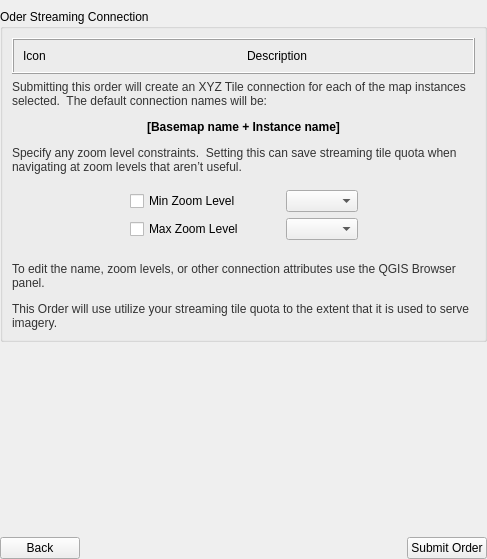
<?xml version="1.0" encoding="UTF-8"?>
<ui version="4.0">
 <class>Form</class>
 <widget class="QWidget" name="Form">
  <property name="geometry">
   <rect>
    <x>0</x>
    <y>0</y>
    <width>487</width>
    <height>559</height>
   </rect>
  </property>
  <property name="windowTitle">
   <string>Form</string>
  </property>
  <layout class="QVBoxLayout" name="verticalLayout_4">
   <property name="leftMargin">
    <number>0</number>
   </property>
   <property name="topMargin">
    <number>0</number>
   </property>
   <property name="rightMargin">
    <number>0</number>
   </property>
   <property name="bottomMargin">
    <number>0</number>
   </property>
   <item>
    <widget class="QStackedWidget" name="stackedWidget">
     <property name="currentIndex">
      <number>5</number>
     </property>
     <widget class="QWidget" name="searchPage">
      <layout class="QVBoxLayout" name="verticalLayout_3">
       <property name="leftMargin">
        <number>0</number>
       </property>
       <property name="topMargin">
        <number>9</number>
       </property>
       <property name="rightMargin">
        <number>0</number>
       </property>
       <property name="bottomMargin">
        <number>0</number>
       </property>
       <item>
        <layout class="QHBoxLayout" name="horizontalLayout">
         <item>
          <widget class="QToolButton" name="btnOneOff">
           <property name="sizePolicy">
            <sizepolicy hsizetype="Fixed" vsizetype="Maximum">
             <horstretch>0</horstretch>
             <verstretch>0</verstretch>
            </sizepolicy>
           </property>
           <property name="styleSheet">
            <string notr="true">QToolButton:disabled{ 
color: rgb(17, 141, 148);
font-weight: bold;
}
</string>
           </property>
           <property name="text">
            <string>One off</string>
           </property>
           <property name="checkable">
            <bool>true</bool>
           </property>
           <property name="autoRaise">
            <bool>true</bool>
           </property>
          </widget>
         </item>
         <item>
          <widget class="QToolButton" name="btnQuaterly">
           <property name="enabled">
            <bool>true</bool>
           </property>
           <property name="sizePolicy">
            <sizepolicy hsizetype="Fixed" vsizetype="Maximum">
             <horstretch>0</horstretch>
             <verstretch>0</verstretch>
            </sizepolicy>
           </property>
           <property name="styleSheet">
            <string notr="true">QToolButton:disabled{ 
color: rgb(17, 141, 148);
font-weight: bold;
}
</string>
           </property>
           <property name="text">
            <string>Quaterly</string>
           </property>
           <property name="checkable">
            <bool>true</bool>
           </property>
           <property name="autoRaise">
            <bool>true</bool>
           </property>
          </widget>
         </item>
         <item>
          <widget class="QToolButton" name="btnMonthly">
           <property name="sizePolicy">
            <sizepolicy hsizetype="Fixed" vsizetype="Maximum">
             <horstretch>0</horstretch>
             <verstretch>0</verstretch>
            </sizepolicy>
           </property>
           <property name="styleSheet">
            <string notr="true">QToolButton:disabled{ 
color: rgb(17, 141, 148);
font-weight: bold;
}
</string>
           </property>
           <property name="text">
            <string>Monthly</string>
           </property>
           <property name="checkable">
            <bool>true</bool>
           </property>
           <property name="autoRaise">
            <bool>true</bool>
           </property>
          </widget>
         </item>
         <item>
          <widget class="QToolButton" name="btnWeekly">
           <property name="sizePolicy">
            <sizepolicy hsizetype="Fixed" vsizetype="Maximum">
             <horstretch>0</horstretch>
             <verstretch>0</verstretch>
            </sizepolicy>
           </property>
           <property name="styleSheet">
            <string notr="true">QToolButton:disabled{ 
color: rgb(17, 141, 148);
font-weight: bold;
}
</string>
           </property>
           <property name="text">
            <string>Weekly</string>
           </property>
           <property name="checkable">
            <bool>true</bool>
           </property>
           <property name="autoRaise">
            <bool>true</bool>
           </property>
          </widget>
         </item>
         <item>
          <widget class="QToolButton" name="btnAll">
           <property name="sizePolicy">
            <sizepolicy hsizetype="Fixed" vsizetype="Maximum">
             <horstretch>0</horstretch>
             <verstretch>0</verstretch>
            </sizepolicy>
           </property>
           <property name="styleSheet">
            <string notr="true">QToolButton:disabled{ 
color: rgb(17, 141, 148);
font-weight: bold;
}
</string>
           </property>
           <property name="text">
            <string>All</string>
           </property>
           <property name="checkable">
            <bool>true</bool>
           </property>
           <property name="autoRaise">
            <bool>true</bool>
           </property>
          </widget>
         </item>
        </layout>
       </item>
       <item>
        <widget class="QgsCollapsibleGroupBox" name="grpBoxFilter">
         <property name="sizePolicy">
          <sizepolicy hsizetype="Preferred" vsizetype="Maximum">
           <horstretch>0</horstretch>
           <verstretch>0</verstretch>
          </sizepolicy>
         </property>
         <property name="title">
          <string>Filters</string>
         </property>
         <layout class="QGridLayout" name="gridLayout">
          <item row="0" column="0">
           <widget class="QLabel" name="label">
            <property name="sizePolicy">
             <sizepolicy hsizetype="Maximum" vsizetype="Preferred">
              <horstretch>0</horstretch>
              <verstretch>0</verstretch>
             </sizepolicy>
            </property>
            <property name="styleSheet">
             <string notr="true">color: rgb(17, 141, 148);</string>
            </property>
            <property name="text">
             <string>&lt;html&gt;&lt;head/&gt;&lt;body&gt;&lt;p&gt;&lt;span style=&quot; font-weight:600;&quot;&gt;Name&lt;/span&gt;&lt;/p&gt;&lt;/body&gt;&lt;/html&gt;</string>
            </property>
           </widget>
          </item>
         </layout>
        </widget>
       </item>
       <item>
        <widget class="QGroupBox" name="groupBox">
         <property name="sizePolicy">
          <sizepolicy hsizetype="Preferred" vsizetype="Expanding">
           <horstretch>0</horstretch>
           <verstretch>0</verstretch>
          </sizepolicy>
         </property>
         <property name="title">
          <string>Results</string>
         </property>
         <layout class="QVBoxLayout" name="verticalLayout_2">
          <item>
           <widget class="QLabel" name="lblCheckInstances">
            <property name="text">
             <string>Check  instances of the selected basemap to Order</string>
            </property>
           </widget>
          </item>
          <item>
           <widget class="QLabel" name="lblSelectAllMosaics">
            <property name="text">
             <string>&lt;html&gt;&lt;head/&gt;&lt;body&gt;&lt;p&gt;Select: &lt;a href=&quot;all&quot;&gt;&lt;span style=&quot; text-decoration: underline; color:#0000ff;&quot;&gt;All   &lt;/span&gt;&lt;/a&gt;&amp;nbsp;&amp;nbsp;&lt;a href=&quot;none&quot;&gt;&lt;span style=&quot; text-decoration: underline; color:#0000ff;&quot;&gt;None&lt;/span&gt;&lt;/a&gt;&lt;/p&gt;&lt;/body&gt;&lt;/html&gt;</string>
            </property>
           </widget>
          </item>
          <item>
           <widget class="QFrame" name="frameResults">
            <property name="sizePolicy">
             <sizepolicy hsizetype="Preferred" vsizetype="Expanding">
              <horstretch>0</horstretch>
              <verstretch>0</verstretch>
             </sizepolicy>
            </property>
            <property name="frameShape">
             <enum>QFrame::Box</enum>
            </property>
            <property name="frameShadow">
             <enum>QFrame::Raised</enum>
            </property>
            <property name="lineWidth">
             <number>1</number>
            </property>
            <layout class="QVBoxLayout" name="verticalLayout">
             <property name="leftMargin">
              <number>0</number>
             </property>
             <property name="topMargin">
              <number>0</number>
             </property>
             <property name="rightMargin">
              <number>0</number>
             </property>
             <property name="bottomMargin">
              <number>0</number>
             </property>
             <item>
              <widget class="QLabel" name="lblSelectBasemapName">
               <property name="styleSheet">
                <string notr="true"/>
               </property>
               <property name="text">
                <string>Select a Basemap name to view.</string>
               </property>
               <property name="alignment">
                <set>Qt::AlignCenter</set>
               </property>
              </widget>
             </item>
            </layout>
           </widget>
          </item>
         </layout>
        </widget>
       </item>
       <item>
        <layout class="QHBoxLayout" name="hLayoutButtons">
         <item>
          <widget class="QPushButton" name="btnExplore">
           <property name="sizePolicy">
            <sizepolicy hsizetype="Preferred" vsizetype="Fixed">
             <horstretch>0</horstretch>
             <verstretch>0</verstretch>
            </sizepolicy>
           </property>
           <property name="text">
            <string> Explore Selected </string>
           </property>
          </widget>
         </item>
         <item>
          <spacer name="horizontalSpacer">
           <property name="orientation">
            <enum>Qt::Horizontal</enum>
           </property>
           <property name="sizeHint" stdset="0">
            <size>
             <width>0</width>
             <height>0</height>
            </size>
           </property>
          </spacer>
         </item>
         <item>
          <widget class="QToolButton" name="btnOrder">
           <property name="text">
            <string>Order (0 items)</string>
           </property>
           <property name="icon">
            <iconset resource="../resources/resources.qrc">
             <normaloff>:/plugins/planet_explorer/download.svg</normaloff>:/plugins/planet_explorer/download.svg</iconset>
           </property>
           <property name="iconSize">
            <size>
             <width>18</width>
             <height>18</height>
            </size>
           </property>
           <property name="toolButtonStyle">
            <enum>Qt::ToolButtonTextBesideIcon</enum>
           </property>
          </widget>
         </item>
        </layout>
       </item>
      </layout>
     </widget>
     <widget class="QWidget" name="orderMethodPage">
      <layout class="QVBoxLayout" name="verticalLayout_7">
       <property name="spacing">
        <number>0</number>
       </property>
       <property name="leftMargin">
        <number>0</number>
       </property>
       <property name="topMargin">
        <number>9</number>
       </property>
       <property name="rightMargin">
        <number>0</number>
       </property>
       <property name="bottomMargin">
        <number>0</number>
       </property>
       <item>
        <widget class="QGroupBox" name="groupBox_2">
         <property name="title">
          <string>Order</string>
         </property>
         <layout class="QVBoxLayout" name="verticalLayout_6">
          <property name="spacing">
           <number>20</number>
          </property>
          <item>
           <widget class="QLabel" name="label_3">
            <property name="text">
             <string>Select the type of Order method</string>
            </property>
           </widget>
          </item>
          <item>
           <layout class="QVBoxLayout" name="verticalLayout_5">
            <property name="leftMargin">
             <number>20</number>
            </property>
            <item>
             <widget class="QRadioButton" name="radioDownloadComplete">
              <property name="text">
               <string>Download Complete basemap(s)</string>
              </property>
             </widget>
            </item>
            <item>
             <widget class="QRadioButton" name="radioDownloadAOI">
              <property name="text">
               <string>Download Specific AOI from basemap(s)
(UDM Quads)</string>
              </property>
             </widget>
            </item>
            <item>
             <widget class="QRadioButton" name="radioStreaming">
              <property name="text">
               <string>Create Streaming Connection(s)</string>
              </property>
             </widget>
            </item>
           </layout>
          </item>
         </layout>
        </widget>
       </item>
       <item>
        <spacer name="verticalSpacer">
         <property name="orientation">
          <enum>Qt::Vertical</enum>
         </property>
         <property name="sizeHint" stdset="0">
          <size>
           <width>20</width>
           <height>370</height>
          </size>
         </property>
        </spacer>
       </item>
       <item>
        <layout class="QHBoxLayout" name="horizontalLayout_2">
         <item>
          <widget class="QPushButton" name="btnBackOrderMethodPage">
           <property name="text">
            <string>Back</string>
           </property>
          </widget>
         </item>
         <item>
          <spacer name="horizontalSpacer_2">
           <property name="orientation">
            <enum>Qt::Horizontal</enum>
           </property>
           <property name="sizeHint" stdset="0">
            <size>
             <width>40</width>
             <height>20</height>
            </size>
           </property>
          </spacer>
         </item>
         <item>
          <widget class="QPushButton" name="btnNextOrderMethodPage">
           <property name="text">
            <string>Next</string>
           </property>
          </widget>
         </item>
        </layout>
       </item>
      </layout>
     </widget>
     <widget class="QWidget" name="orderNamePage">
      <layout class="QVBoxLayout" name="verticalLayout_8">
       <property name="leftMargin">
        <number>0</number>
       </property>
       <property name="rightMargin">
        <number>0</number>
       </property>
       <property name="bottomMargin">
        <number>0</number>
       </property>
       <item>
        <widget class="QGroupBox" name="grpBoxNamePage">
         <property name="title">
          <string>Order Complete Basemap</string>
         </property>
         <layout class="QGridLayout" name="gridLayout_2">
          <item row="0" column="0">
           <widget class="QLabel" name="label_5">
            <property name="text">
             <string>Order name</string>
            </property>
           </widget>
          </item>
          <item row="1" column="0" colspan="3">
           <widget class="QCheckBox" name="chkLoadAsVirtualLayer">
            <property name="text">
             <string>Open as a single virtual layer</string>
            </property>
           </widget>
          </item>
          <item row="3" column="0" colspan="3">
           <widget class="QLabel" name="labelOrderInfo">
            <property name="text">
             <string>This Order will use #### units of your remaining #### quota.</string>
            </property>
           </widget>
          </item>
          <item row="0" column="1" colspan="2">
           <widget class="QLineEdit" name="txtOrderName"/>
          </item>
          <item row="2" column="0" colspan="3">
           <widget class="QFrame" name="frame">
            <property name="frameShape">
             <enum>QFrame::Box</enum>
            </property>
            <property name="frameShadow">
             <enum>QFrame::Raised</enum>
            </property>
            <layout class="QHBoxLayout" name="horizontalLayout_3">
             <item>
              <widget class="QLabel" name="labelOrderIcon">
               <property name="text">
                <string>Icon</string>
               </property>
              </widget>
             </item>
             <item>
              <widget class="QLabel" name="labelOrderDescription">
               <property name="text">
                <string>Description</string>
               </property>
              </widget>
             </item>
            </layout>
           </widget>
          </item>
         </layout>
        </widget>
       </item>
       <item>
        <spacer name="verticalSpacer_2">
         <property name="orientation">
          <enum>Qt::Vertical</enum>
         </property>
         <property name="sizeHint" stdset="0">
          <size>
           <width>20</width>
           <height>340</height>
          </size>
         </property>
        </spacer>
       </item>
       <item>
        <layout class="QHBoxLayout" name="horizontalLayout_4">
         <item>
          <widget class="QPushButton" name="btnBackNamePage">
           <property name="text">
            <string>Back</string>
           </property>
          </widget>
         </item>
         <item>
          <spacer name="horizontalSpacer_3">
           <property name="orientation">
            <enum>Qt::Horizontal</enum>
           </property>
           <property name="sizeHint" stdset="0">
            <size>
             <width>40</width>
             <height>20</height>
            </size>
           </property>
          </spacer>
         </item>
         <item>
          <widget class="QPushButton" name="btnSubmitOrder">
           <property name="text">
            <string>Submit Order</string>
           </property>
          </widget>
         </item>
        </layout>
       </item>
      </layout>
     </widget>
     <widget class="QWidget" name="orderAOIPage">
      <layout class="QVBoxLayout" name="verticalLayout_17">
       <property name="leftMargin">
        <number>0</number>
       </property>
       <property name="rightMargin">
        <number>0</number>
       </property>
       <property name="bottomMargin">
        <number>0</number>
       </property>
       <item>
        <widget class="QGroupBox" name="grpBoxAOI">
         <property name="sizePolicy">
          <sizepolicy hsizetype="Preferred" vsizetype="Maximum">
           <horstretch>0</horstretch>
           <verstretch>0</verstretch>
          </sizepolicy>
         </property>
         <property name="title">
          <string>Order Partial Download</string>
         </property>
         <layout class="QVBoxLayout" name="verticalLayout_9">
          <item>
           <widget class="QLabel" name="label_6">
            <property name="text">
             <string>&lt;html&gt;&lt;head/&gt;&lt;body&gt;&lt;p&gt;&lt;span style=&quot; font-weight:600;&quot;&gt;Specify your Area Of Interest&lt;/span&gt;&lt;/p&gt;&lt;p&gt;Use the AOI tools to select a portion of the basemap to download&lt;/p&gt;&lt;/body&gt;&lt;/html&gt;</string>
            </property>
           </widget>
          </item>
         </layout>
        </widget>
       </item>
       <item>
        <layout class="QHBoxLayout" name="horizontalLayout_6">
         <item>
          <widget class="QLabel" name="labelWarningQuads">
           <property name="styleSheet">
            <string notr="true">color:rgb(255, 0, 0)</string>
           </property>
           <property name="text">
            <string>TextLabel</string>
           </property>
          </widget>
         </item>
         <item>
          <spacer name="horizontalSpacer_5">
           <property name="orientation">
            <enum>Qt::Horizontal</enum>
           </property>
           <property name="sizeHint" stdset="0">
            <size>
             <width>40</width>
             <height>20</height>
            </size>
           </property>
          </spacer>
         </item>
         <item>
          <widget class="QPushButton" name="btnFindQuads">
           <property name="text">
            <string>Find Quads</string>
           </property>
          </widget>
         </item>
        </layout>
       </item>
       <item>
        <spacer name="verticalSpacer_6">
         <property name="orientation">
          <enum>Qt::Vertical</enum>
         </property>
         <property name="sizeHint" stdset="0">
          <size>
           <width>20</width>
           <height>40</height>
          </size>
         </property>
        </spacer>
       </item>
       <item>
        <widget class="QWidget" name="widgetProgressFindQuads" native="true">
         <layout class="QVBoxLayout" name="verticalLayout_10">
          <item>
           <widget class="QLabel" name="labelProgressQuads">
            <property name="text">
             <string>TextLabel</string>
            </property>
           </widget>
          </item>
          <item>
           <widget class="QProgressBar" name="progressBarQuads">
            <property name="value">
             <number>24</number>
            </property>
           </widget>
          </item>
          <item>
           <widget class="QLabel" name="labelProgressInstances">
            <property name="text">
             <string>TextLabel</string>
            </property>
           </widget>
          </item>
          <item>
           <widget class="QProgressBar" name="progressBarInstances">
            <property name="value">
             <number>24</number>
            </property>
           </widget>
          </item>
         </layout>
        </widget>
       </item>
       <item>
        <spacer name="verticalSpacer_3">
         <property name="orientation">
          <enum>Qt::Vertical</enum>
         </property>
         <property name="sizeHint" stdset="0">
          <size>
           <width>20</width>
           <height>400</height>
          </size>
         </property>
        </spacer>
       </item>
       <item>
        <layout class="QHBoxLayout" name="horizontalLayout_5">
         <item>
          <widget class="QPushButton" name="btnBackAOIPage">
           <property name="text">
            <string>Back</string>
           </property>
          </widget>
         </item>
         <item>
          <spacer name="horizontalSpacer_4">
           <property name="orientation">
            <enum>Qt::Horizontal</enum>
           </property>
           <property name="sizeHint" stdset="0">
            <size>
             <width>40</width>
             <height>20</height>
            </size>
           </property>
          </spacer>
         </item>
        </layout>
       </item>
      </layout>
     </widget>
     <widget class="QWidget" name="orderQuadsPage">
      <layout class="QVBoxLayout" name="verticalLayout_11">
       <property name="leftMargin">
        <number>0</number>
       </property>
       <property name="topMargin">
        <number>9</number>
       </property>
       <property name="bottomMargin">
        <number>0</number>
       </property>
       <item>
        <widget class="QGroupBox" name="grpBoxQuads">
         <property name="sizePolicy">
          <sizepolicy hsizetype="Preferred" vsizetype="MinimumExpanding">
           <horstretch>0</horstretch>
           <verstretch>0</verstretch>
          </sizepolicy>
         </property>
         <property name="title">
          <string>Order Partial Download</string>
         </property>
         <layout class="QVBoxLayout" name="verticalLayout_12">
          <item>
           <widget class="QLabel" name="label_7">
            <property name="text">
             <string>&lt;html&gt;&lt;head/&gt;&lt;body&gt;&lt;p&gt;&lt;span style=&quot; font-weight:600;&quot;&gt;Select Quads for Download&lt;/span&gt;&lt;/p&gt;&lt;/body&gt;&lt;/html&gt;</string>
            </property>
           </widget>
          </item>
          <item>
           <widget class="QLabel" name="labelQuadsSummary">
            <property name="text">
             <string>32 quads from 4 basemap instances intersect your AOI for this basemap</string>
            </property>
           </widget>
          </item>
          <item>
           <widget class="QLabel" name="label_8">
            <property name="text">
             <string>From the set of quads intersecting your AOI select those to order.
Review the quads by basemap instance.</string>
            </property>
           </widget>
          </item>
          <item>
           <spacer name="verticalSpacer_5">
            <property name="orientation">
             <enum>Qt::Vertical</enum>
            </property>
            <property name="sizeType">
             <enum>QSizePolicy::Fixed</enum>
            </property>
            <property name="sizeHint" stdset="0">
             <size>
              <width>10</width>
              <height>10</height>
             </size>
            </property>
           </spacer>
          </item>
          <item>
           <layout class="QHBoxLayout" name="horizontalLayout_8">
            <item>
             <widget class="QLabel" name="lblSelectAllQuads">
              <property name="text">
               <string>&lt;html&gt;&lt;head/&gt;&lt;body&gt;&lt;p&gt;Select: &lt;a href=&quot;all&quot;&gt;&lt;span style=&quot; text-decoration: underline; color:#0000ff;&quot;&gt;All   &lt;/span&gt;&lt;/a&gt;&amp;nbsp;&amp;nbsp;&lt;a href=&quot;none&quot;&gt;&lt;span style=&quot; text-decoration: underline; color:#0000ff;&quot;&gt;None&lt;/span&gt;&lt;/a&gt;&lt;/p&gt;&lt;/body&gt;&lt;/html&gt;</string>
              </property>
             </widget>
            </item>
            <item>
             <spacer name="horizontalSpacer_12">
              <property name="orientation">
               <enum>Qt::Horizontal</enum>
              </property>
              <property name="sizeHint" stdset="0">
               <size>
                <width>40</width>
                <height>20</height>
               </size>
              </property>
             </spacer>
            </item>
            <item>
             <widget class="QCheckBox" name="chkGroupByQuad">
              <property name="text">
               <string>Group by Quad</string>
              </property>
             </widget>
            </item>
            <item>
             <spacer name="horizontalSpacer_7">
              <property name="orientation">
               <enum>Qt::Horizontal</enum>
              </property>
              <property name="sizeHint" stdset="0">
               <size>
                <width>40</width>
                <height>20</height>
               </size>
              </property>
             </spacer>
            </item>
            <item>
             <widget class="QLabel" name="labelQuadsSelected">
              <property name="text">
               <string>TextLabel</string>
              </property>
             </widget>
            </item>
           </layout>
          </item>
         </layout>
        </widget>
       </item>
       <item>
        <layout class="QHBoxLayout" name="horizontalLayout_7">
         <item>
          <widget class="QPushButton" name="btnBackQuadsPage">
           <property name="text">
            <string>Back</string>
           </property>
          </widget>
         </item>
         <item>
          <spacer name="horizontalSpacer_6">
           <property name="orientation">
            <enum>Qt::Horizontal</enum>
           </property>
           <property name="sizeHint" stdset="0">
            <size>
             <width>40</width>
             <height>20</height>
            </size>
           </property>
          </spacer>
         </item>
         <item>
          <widget class="QPushButton" name="btnNextQuadsPage">
           <property name="text">
            <string>Next</string>
           </property>
          </widget>
         </item>
        </layout>
       </item>
      </layout>
     </widget>
     <widget class="QWidget" name="orderStreamingPage">
      <layout class="QVBoxLayout" name="verticalLayout_16">
       <property name="leftMargin">
        <number>0</number>
       </property>
       <property name="rightMargin">
        <number>0</number>
       </property>
       <property name="bottomMargin">
        <number>0</number>
       </property>
       <item>
        <widget class="QGroupBox" name="groupBox_3">
         <property name="title">
          <string>Oder Streaming Connection</string>
         </property>
         <layout class="QVBoxLayout" name="verticalLayout_15">
          <item>
           <widget class="QFrame" name="frame_2">
            <property name="frameShape">
             <enum>QFrame::Box</enum>
            </property>
            <property name="frameShadow">
             <enum>QFrame::Raised</enum>
            </property>
            <layout class="QHBoxLayout" name="horizontalLayout_10">
             <item>
              <widget class="QLabel" name="labelStreamingOrderIcon">
               <property name="text">
                <string>Icon</string>
               </property>
              </widget>
             </item>
             <item>
              <widget class="QLabel" name="labelStreamingOrderDescription">
               <property name="text">
                <string>Description</string>
               </property>
              </widget>
             </item>
            </layout>
           </widget>
          </item>
          <item>
           <widget class="QLabel" name="label_9">
            <property name="text">
             <string>&lt;html&gt;&lt;head/&gt;&lt;body&gt;&lt;p&gt;&lt;span style=&quot; font-family:'ArialMT,Arial'; font-size:12px; color:#333333;&quot;&gt;Submitting this order will create an XYZ Tile connection for each of the map instances selected.  The default connection names will be:&lt;/span&gt;&lt;/p&gt;&lt;p align=&quot;center&quot;&gt;&lt;span style=&quot; font-family:'Helvetica-Bold,Helvetica Bold,Helvetica'; font-size:12px; font-weight:696; color:#000000;&quot;&gt;[Basemap name + Instance name]&lt;/span&gt;&lt;/p&gt;&lt;p&gt;&lt;span style=&quot; font-family:'ArialMT,Arial'; font-size:12px; color:#333333;&quot;&gt;Specify any zoom level constraints.  Setting this can save streaming tile quota when navigating at zoom levels that aren’t useful.&lt;/span&gt;&lt;/p&gt;&lt;/body&gt;&lt;/html&gt;</string>
            </property>
            <property name="wordWrap">
             <bool>true</bool>
            </property>
           </widget>
          </item>
          <item>
           <layout class="QGridLayout" name="gridLayout_3">
            <property name="topMargin">
             <number>10</number>
            </property>
            <property name="bottomMargin">
             <number>10</number>
            </property>
            <item row="1" column="2">
             <widget class="QComboBox" name="comboMaxZoomLevel"/>
            </item>
            <item row="1" column="1">
             <widget class="QCheckBox" name="chkMaxZoomLevel">
              <property name="text">
               <string>Max Zoom Level</string>
              </property>
             </widget>
            </item>
            <item row="0" column="2">
             <widget class="QComboBox" name="comboMinZoomLevel">
              <property name="minimumSize">
               <size>
                <width>0</width>
                <height>0</height>
               </size>
              </property>
             </widget>
            </item>
            <item row="0" column="3">
             <spacer name="horizontalSpacer_10">
              <property name="orientation">
               <enum>Qt::Horizontal</enum>
              </property>
              <property name="sizeHint" stdset="0">
               <size>
                <width>40</width>
                <height>20</height>
               </size>
              </property>
             </spacer>
            </item>
            <item row="0" column="0">
             <spacer name="horizontalSpacer_9">
              <property name="orientation">
               <enum>Qt::Horizontal</enum>
              </property>
              <property name="sizeHint" stdset="0">
               <size>
                <width>40</width>
                <height>20</height>
               </size>
              </property>
             </spacer>
            </item>
            <item row="0" column="1">
             <widget class="QCheckBox" name="chkMinZoomLevel">
              <property name="minimumSize">
               <size>
                <width>150</width>
                <height>0</height>
               </size>
              </property>
              <property name="text">
               <string>Min Zoom Level</string>
              </property>
             </widget>
            </item>
            <item row="2" column="1" colspan="2">
             <widget class="QFrame" name="frameRenderingOptions">
              <property name="frameShape">
               <enum>QFrame::NoFrame</enum>
              </property>
              <property name="frameShadow">
               <enum>QFrame::Raised</enum>
              </property>
             </widget>
            </item>
           </layout>
          </item>
          <item>
           <widget class="QLabel" name="label_10">
            <property name="text">
             <string>&lt;html&gt;&lt;head/&gt;&lt;body&gt;&lt;p&gt;&lt;span style=&quot; font-family:'ArialMT,Arial'; font-size:12px; color:#333333;&quot;&gt;To edit the name, zoom levels, or other connection attributes use the QGIS Browser panel.&lt;/span&gt;&lt;/p&gt;&lt;p&gt;&lt;span style=&quot; font-family:'ArialMT,Arial'; font-size:12px; color:#333333;&quot;&gt;This Order will use utilize your streaming tile quota to the extent that it is used to serve imagery.&lt;/span&gt;&lt;/p&gt;&lt;/body&gt;&lt;/html&gt;</string>
            </property>
            <property name="wordWrap">
             <bool>true</bool>
            </property>
           </widget>
          </item>
         </layout>
        </widget>
       </item>
       <item>
        <spacer name="verticalSpacer_4">
         <property name="orientation">
          <enum>Qt::Vertical</enum>
         </property>
         <property name="sizeHint" stdset="0">
          <size>
           <width>20</width>
           <height>40</height>
          </size>
         </property>
        </spacer>
       </item>
       <item>
        <layout class="QHBoxLayout" name="horizontalLayout_11">
         <item>
          <widget class="QPushButton" name="btnBackStreamingPage">
           <property name="text">
            <string>Back</string>
           </property>
          </widget>
         </item>
         <item>
          <spacer name="horizontalSpacer_11">
           <property name="orientation">
            <enum>Qt::Horizontal</enum>
           </property>
           <property name="sizeHint" stdset="0">
            <size>
             <width>40</width>
             <height>20</height>
            </size>
           </property>
          </spacer>
         </item>
         <item>
          <widget class="QPushButton" name="btnSubmitOrderStreaming">
           <property name="text">
            <string>Submit Order</string>
           </property>
          </widget>
         </item>
        </layout>
       </item>
      </layout>
     </widget>
     <widget class="QWidget" name="orderConfirmationPage">
      <layout class="QVBoxLayout" name="verticalLayout_14">
       <property name="leftMargin">
        <number>0</number>
       </property>
       <property name="rightMargin">
        <number>0</number>
       </property>
       <property name="bottomMargin">
        <number>0</number>
       </property>
       <item>
        <widget class="QGroupBox" name="grpBoxOrderConfirmation">
         <property name="title">
          <string>Order Basemap</string>
         </property>
         <layout class="QVBoxLayout" name="verticalLayout_13">
          <property name="spacing">
           <number>10</number>
          </property>
          <property name="leftMargin">
           <number>9</number>
          </property>
          <property name="rightMargin">
           <number>9</number>
          </property>
          <property name="bottomMargin">
           <number>0</number>
          </property>
          <item>
           <widget class="QLabel" name="labelOrderConfirmation">
            <property name="text">
             <string>&lt;b&gt;Order Confirmation&lt;/b&gt;</string>
            </property>
            <property name="alignment">
             <set>Qt::AlignCenter</set>
            </property>
           </widget>
          </item>
          <item>
           <widget class="QTextBrowser" name="textBrowserOrderConfirmation">
            <property name="styleSheet">
             <string notr="true">background-color:transparent;</string>
            </property>
            <property name="frameShape">
             <enum>QFrame::NoFrame</enum>
            </property>
           </widget>
          </item>
          <item>
           <layout class="QHBoxLayout" name="horizontalLayout_9">
            <item>
             <spacer name="horizontalSpacer_8">
              <property name="orientation">
               <enum>Qt::Horizontal</enum>
              </property>
              <property name="sizeHint" stdset="0">
               <size>
                <width>40</width>
                <height>20</height>
               </size>
              </property>
             </spacer>
            </item>
            <item>
             <widget class="QPushButton" name="btnCloseConfirmation">
              <property name="text">
               <string>Close</string>
              </property>
             </widget>
            </item>
           </layout>
          </item>
         </layout>
        </widget>
       </item>
      </layout>
     </widget>
    </widget>
   </item>
  </layout>
 </widget>
 <customwidgets>
  <customwidget>
   <class>QgsCollapsibleGroupBox</class>
   <extends>QGroupBox</extends>
   <header>qgscollapsiblegroupbox.h</header>
   <container>1</container>
  </customwidget>
 </customwidgets>
 <resources>
  <include location="../resources/resources.qrc"/>
 </resources>
 <connections/>
</ui>
